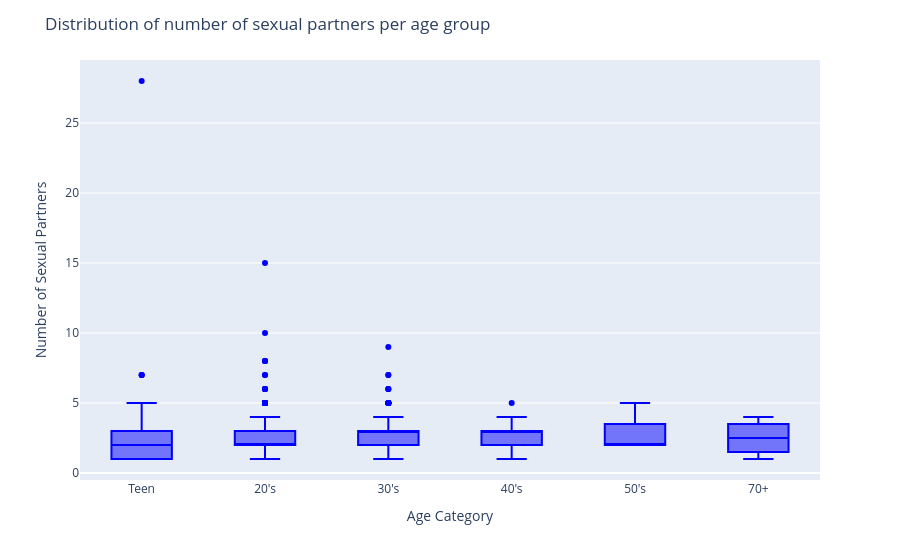

The notebook cell this image was saved under:
### Code cell
age_num_sex_partners = px.box(df.sort_values(by="Age",ascending=True), x="age_cat", y="Number of sexual partners",
                      color_discrete_sequence=["blue"], points="outliers",
                      category_orders=["Teenager", "Twenties", "Thirties", "Forties", "Fifties",
                                       "Seventy and over"])
age_num_sex_partners.update_xaxes(title="Age Category")
age_num_sex_partners.update_yaxes(title="Number of Sexual Partners")
age_num_sex_partners.update_layout(title="Distribution of number of sexual partners per age group")
age_num_sex_partners.show()

### Figure 1 — Plotly figure (JSON) as saved in the notebook; plotly's stock layout.template omitted (floating-point values rounded to 4 significant figures; data arrays with more than 128 entries replaced by an {"elided": "..."} marker saying what was removed)
{"data": [{"alignmentgroup": "True", "boxpoints": "outliers", "hovertemplate": "age_cat=%{x}<br>Number of sexual partners=%{y}<extra></extra>", "legendgroup": "", "marker": {"color": "blue"}, "name": "", "notched": false, "offsetgroup": "", "orientation": "v", "showlegend": false, "type": "box", "x": {"elided": "858 str values"}, "x0": " ", "xaxis": "x", "y": {"elided": "858 int values"}, "y0": " ", "yaxis": "y"}], "layout": {"boxmode": "group", "legend": {"tracegroupgap": 0}, "margin": {"t": 60}, "title": {"text": "Distribution of number of sexual partners per age group"}, "xaxis": {"anchor": "y", "domain": [0, 1], "title": {"text": "Age Category"}}, "yaxis": {"anchor": "x", "domain": [0, 1], "title": {"text": "Number of Sexual Partners"}}}}
